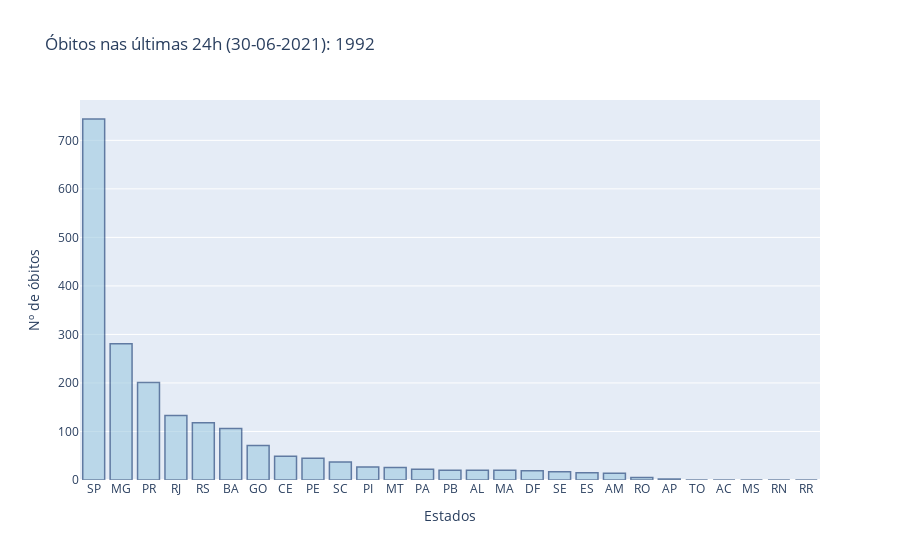

This figure's notebook cell:
### Code cell
#óbitos 24h
barra_vertical(x=df_estados_24h.state, y=df_estados_24h.newDeaths, hovertext=df_estados_24h.state,
            title = "Óbitos nas últimas 24h (" + str(ontem_str) + "): " + str(df_estados_24h_soma.newDeaths), xaxis_title="Estados", yaxis_title="Nº de óbitos")

### Figure 1 — Plotly figure (JSON) as saved in the notebook; plotly's stock layout.template omitted (floating-point values rounded to 4 significant figures)
{"data": [{"hovertext": ["SP", "MG", "PR", "RJ", "RS", "BA", "GO", "CE", "PE", "SC", "PI", "MT", "PA", "PB", "AL", "MA", "DF", "SE", "ES", "AM", "RO", "AP", "TO", "AC", "MS", "RN", "RR"], "marker": {"color": "rgb(158,202,225)", "line": {"color": "rgb(8,48,107)", "width": 1.5}}, "opacity": 0.6, "type": "bar", "x": ["SP", "MG", "PR", "RJ", "RS", "BA", "GO", "CE", "PE", "SC", "PI", "MT", "PA", "PB", "AL", "MA", "DF", "SE", "ES", "AM", "RO", "AP", "TO", "AC", "MS", "RN", "RR"], "y": [744, 281, 201, 133, 118, 106, 71, 49, 45, 37, 27, 26, 22, 20, 20, 20, 19, 17, 15, 14, 5, 2, 0, 0, 0, 0, 0]}], "layout": {"hoverlabel": {"bgcolor": "white", "font": {"family": "Rockwell", "size": 16}}, "title": {"text": "Óbitos nas últimas 24h (30-06-2021): 1992"}, "xaxis": {"title": {"text": "Estados"}}, "yaxis": {"title": {"text": "Nº de óbitos"}}}}
